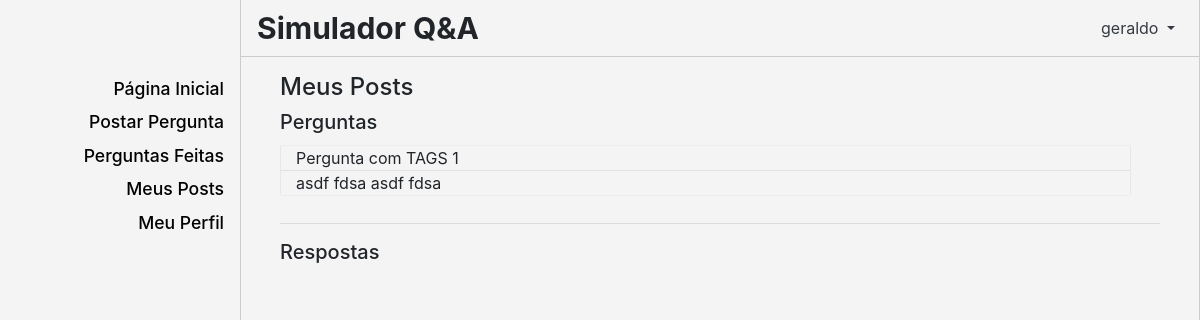
The page /meus_posts (signed in) on the database as committed earlier.
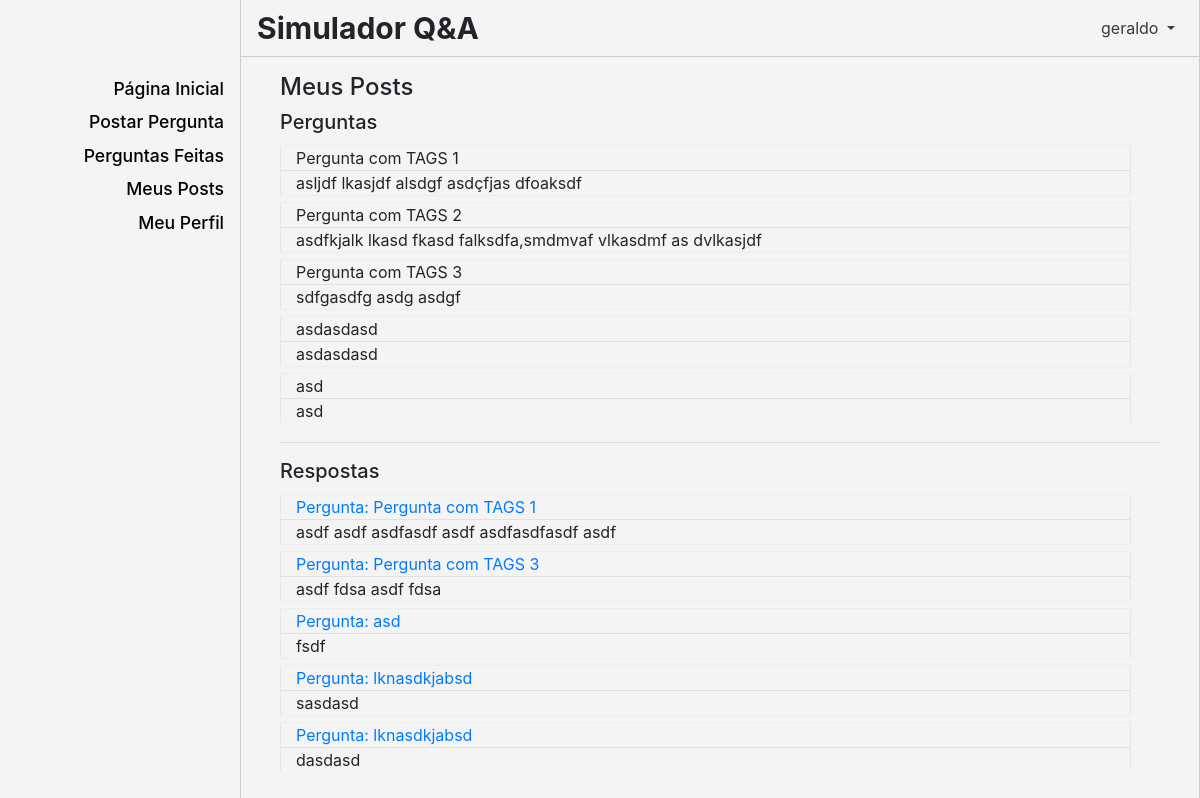
The same page on the database as committed later.
### qa/models.py (models this page shows, shortened)
class Pergunta(models.Model):
    usuario = models.CharField(max_length=100, default='usuario default')
    titulo = models.CharField(max_length=100, blank=True)
    texto = models.TextField(max_length=1000, default='texto default')
    tags = models.TextField(null=True)
    votos = models.IntegerField(default=0)

class Resposta(models.Model):
    pergunta = models.ForeignKey(Pergunta, on_delete=models.CASCADE)
    usuario = models.CharField(max_length=100)
    texto = models.CharField(max_length=1000)
    votos = models.IntegerField(default=0)

### qa/views.py (the view)
# urls.py: path('meus_posts', views.meus_posts, name='meus_posts'),
def meus_posts(request):
    usuario = request.user.get_username()
    perguntas = None
    respostas = None
    if Pergunta.objects.filter(usuario=usuario).exists():
        perguntas = Pergunta.objects.filter(usuario=usuario)
    if Resposta.objects.filter(usuario=usuario).exists():
        respostas = Resposta.objects.filter(usuario=usuario)
    context = {'perguntas': perguntas, 'respostas': respostas, 'usuario':usuario}
    return render(request, 'qa/meus_posts.html', context)

### qa/templates/qa/meus_posts.html
{% extends 'qa/template.html' %}
{% block content %}
    <div class='container-fluid ml-4 mt-3'>
        <h4>Meus Posts</h4>
        {% if usuario %}
            <h5>Perguntas</h5>
            {% if perguntas %}
                <div class='row ml-0'>
                    <div class='col-11 pl-0 mb-1 pt-1' style='height:auto; max-height: 35vh; overflow:auto'>
                        {% for pergunta in perguntas %}
                        <a class='nolink' href='/selecionar_pergunta/{{pergunta.id}}'>
                            <div class='container mb-2' style='box-shadow: 0px 0px 1px 0.1px #aaaaaa; margin-left: 1px'>
                                <div class='row'>
                                    <div class='col-12'>
                                        {{pergunta.titulo}}
                                    </div>
                                </div>
                                <div class='row border-top'>
                                    <div class='col-12'>
                                        {{pergunta.texto}}
                                    </div>
                                </div>
                            </div>
                        </a>
                        {% endfor %}
                    </div>
                </div>
            {% endif %}
            <hr class='mr-5'/>
            <h5>Respostas</h5>
            {% if respostas %}
                <div class='row ml-0'>
                    <div class='col-11 pl-0 mb-1 pt-1' style='height:auto; max-height: 35vh; overflow:auto'>
                        {% for resposta in respostas %}
                            <div class='container mb-2' style='box-shadow: 0px 0px 1px 0.1px #aaaaaa; margin-left: 1px'>
                                <div class='row'>
                                    <div class='col-12'>
                                        <a href='/selecionar_pergunta/{{resposta.pergunta.id}}'>Pergunta: {{resposta.pergunta.titulo}}</a>
                                    </div>
                                </div>
                                <a class='nolink' href='/selecionar_resposta/{{resposta.id}}'>
                                    <div class='row border-top'>
                                        <div class='col-12'>
                                            {{resposta.texto}}
                                        </div>
                                    </div>
                                </a>
                            </div>
                        {% endfor %}
                    </div>
                </div>
            {% endif %}
        {% else %}
        <span class='mt-3'>
            É preciso fazer <a href='/login_usuario'>Login</a> para visualizar seus posts.
        </span>
        {% endif %}
    </div>
{% endblock %}

Rows that differ between the two databases and show on the page:
changed Pergunta "Pergunta com TAGS 1": texto "asdf fdsa asdf fdsa" → "asljdf lkasjdf alsdgf asdçfjas dfoaksdf"
now on this page (row edited): Pergunta: titulo "Pergunta com TAGS 2", texto "asdfkjalk lkasd fkasd falksdfa,smdmvaf vlkasdmf as dvlkasjdf"
now on this page (row edited): Pergunta: titulo "Pergunta com TAGS 3", texto "sdfgasdfg asdg asdgf"
added Pergunta: titulo "asdasdasd", texto "asdasdasd"
added Pergunta: titulo "asd", texto "asd"
added Resposta: pergunta.titulo "Pergunta com TAGS 1", texto "asdf asdf asdfasdf asdf asdfasdfasdf asdf"
added Resposta: pergunta.titulo "Pergunta com TAGS 3", texto "asdf fdsa asdf fdsa"
added Resposta: pergunta.titulo "asd", texto "fsdf"
added Resposta: pergunta.titulo "lknasdkjabsd", texto "sasdasd"
added Resposta: pergunta.titulo "lknasdkjabsd", texto "dasdasd"
